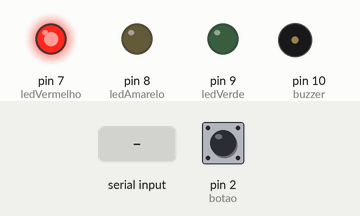
Recording of a sketch running on a simulated Arduino Uno, built with avr-gcc and run on an emulated ATmega328P. Shown: output pins drawn as LEDs (lit = HIGH), buzzer (waves = sounding). The inputs (shaded band) are chosen by the test bench; at power-on: pin 2 (botao) HIGH.

Above: at 1.2 s.
1.3 s: pin 2 (botao) pulled LOW for 0.15 s
At 2.5 s:
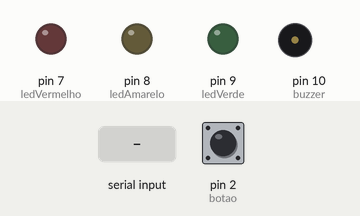
2.9 s: pin 2 (botao) pulled LOW for 1 s
At 3.9 s:
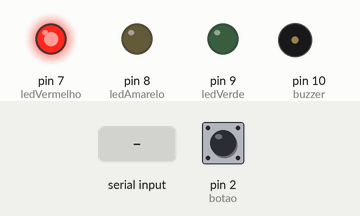
5.4 s: "90,45\n" received over Serial
At 7.9 s:
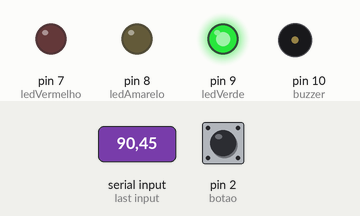
9.9 s: "1\n" received over Serial
Timing chart, 0 to 13.9 s (numbered marks = the images above; inputs shaded):
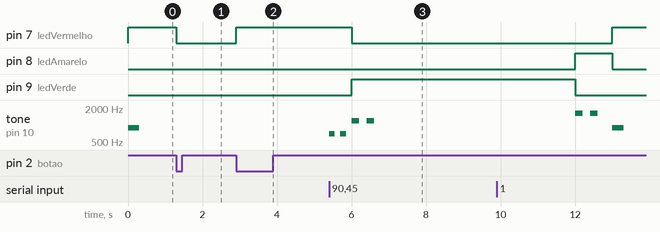

The sketch:

sinal.ino
```cpp
const int ledVerde = 9;
const int ledAmarelo = 8;
const int ledVermelho = 7;
const int botao = 2;
const int buzzer = 10;

int carros_detectados = 0;
unsigned long tempo_inicio = 0;
unsigned long duracao_verde = 6000;
unsigned long tempo_amarelo = 0;
unsigned long tempo_vermelho = 0;

bool em_espera = false;
bool ledsLigados = true;
bool ultimoEstadoBotao = HIGH;
bool bipesDadosAmarelo = false;
bool bipesDadosVermelho = false;
bool buzzerConectado = false;
bool bipesDadosVerde = false;

void apitarBuzzer(int vezes, int frequencia, int duracao, int pausa) {
  for (int i = 0; i < vezes; i++) {
    tone(buzzer, frequencia);
    delay(duracao);
    noTone(buzzer);
    delay(pausa);
  }
}

void setup() {
  pinMode(ledVerde, OUTPUT);
  pinMode(ledAmarelo, OUTPUT);
  pinMode(ledVermelho, OUTPUT);
  pinMode(botao, INPUT_PULLUP);
  pinMode(buzzer, OUTPUT);
  Serial.begin(9600);
  digitalWrite(ledVerde, LOW);
  digitalWrite(ledAmarelo, LOW);
  digitalWrite(ledVermelho, HIGH);
}

void loop() {
  bool estadoAtualBotao = digitalRead(botao);
  if (estadoAtualBotao == LOW && ultimoEstadoBotao == HIGH) {
    ledsLigados = !ledsLigados;
    if (!ledsLigados) {
      digitalWrite(ledVerde, LOW);
      digitalWrite(ledAmarelo, LOW);
      digitalWrite(ledVermelho, LOW);
      noTone(buzzer);
    } else {
      digitalWrite(ledVermelho, HIGH);
    }
    delay(200);
  }
  ultimoEstadoBotao = estadoAtualBotao;

  if (!ledsLigados) return;

  if (Serial.available() > 0) {
    if (!buzzerConectado) {
      apitarBuzzer(2, 700, 150, 150);
      buzzerConectado = true;
    }
    carros_detectados = Serial.parseInt();
    if (carros_detectados == 1) duracao_verde = 6000;
    else if (carros_detectados == 2) duracao_verde = 12000;
    else if (carros_detectados == 3) duracao_verde = 18000;
  }

  if (digitalRead(ledVermelho) == HIGH && millis() - tempo_vermelho >= 4000) {
    em_espera = false;
    if (carros_detectados > 0) {
      digitalWrite(ledVermelho, LOW);
      digitalWrite(ledVerde, HIGH);
      tempo_inicio = millis();
      bipesDadosVerde = false;
    }
  }

  if (digitalRead(ledVerde) == HIGH) {
    if (!bipesDadosVerde) {
      apitarBuzzer(2, 1200, 200, 200);
      bipesDadosVerde = true;
    }
    if (millis() - tempo_inicio >= duracao_verde) {
      digitalWrite(ledVerde, LOW);
      digitalWrite(ledAmarelo, HIGH);
      tempo_amarelo = millis();
      bipesDadosAmarelo = false;
    }
  }

  if (digitalRead(ledAmarelo) == HIGH && !bipesDadosAmarelo) {
    apitarBuzzer(2, 1600, 200, 200);
    bipesDadosAmarelo = true;
  }

  if (digitalRead(ledAmarelo) == HIGH && millis() - tempo_amarelo >= 1000) {
    digitalWrite(ledAmarelo, LOW);
    digitalWrite(ledVermelho, HIGH);
    tempo_vermelho = millis();
    em_espera = true;
    bipesDadosVermelho = false;
  }

  if (em_espera && digitalRead(ledVermelho) == HIGH && millis() - tempo_vermelho >= 4000) {
    digitalWrite(ledVermelho, LOW);
    digitalWrite(ledVerde, HIGH);
    tempo_inicio = millis();
    em_espera = false;
    bipesDadosVerde = false;
  }

  if (digitalRead(ledVermelho) == HIGH && !bipesDadosVermelho) {
    tone(buzzer, 900);
    delay(300);
    noTone(buzzer);
    bipesDadosVermelho = true;
  }
}
```

Measured:
- after the input at 1.3 s, pin 7 (ledVermelho): HIGH → LOW at once
- after the input at 2.9 s, pin 7 (ledVermelho): LOW → HIGH at once
- after the input at 5.4 s, pin 7 (ledVermelho): HIGH → LOW after 0.60 s; pin 9 (ledVerde): LOW → HIGH after 0.60 s; tone on pin 10 (buzzer): plays 700 Hz for 0.15 s, 700 Hz for 0.15 s, 1200 Hz for 0.20 s, 1200 Hz for 0.20 s, starting at once
